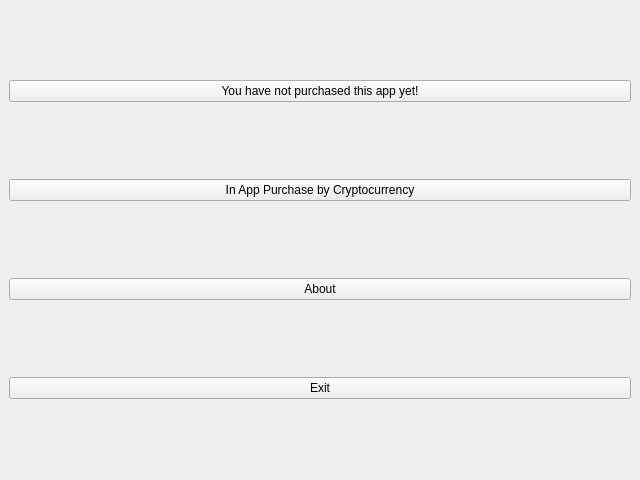
<?xml version="1.0" encoding="UTF-8"?>
<ui version="4.0">
 <class>MainWindow</class>
 <widget class="QMainWindow" name="MainWindow">
  <property name="geometry">
   <rect>
    <x>0</x>
    <y>0</y>
    <width>640</width>
    <height>480</height>
   </rect>
  </property>
  <property name="windowTitle">
   <string>MainWindow</string>
  </property>
  <property name="styleSheet">
   <string notr="true"/>
  </property>
  <widget class="QWidget" name="centralwidget">
   <layout class="QVBoxLayout" name="verticalLayout">
    <item>
     <widget class="QPushButton" name="situation_button">
      <property name="sizePolicy">
       <sizepolicy hsizetype="Minimum" vsizetype="Maximum">
        <horstretch>0</horstretch>
        <verstretch>0</verstretch>
       </sizepolicy>
      </property>
      <property name="text">
       <string>You have not purchased this app yet!</string>
      </property>
     </widget>
    </item>
    <item>
     <widget class="QPushButton" name="pay_button">
      <property name="sizePolicy">
       <sizepolicy hsizetype="Minimum" vsizetype="Maximum">
        <horstretch>0</horstretch>
        <verstretch>0</verstretch>
       </sizepolicy>
      </property>
      <property name="text">
       <string>In App Purchase by Cryptocurrency</string>
      </property>
     </widget>
    </item>
    <item>
     <widget class="QPushButton" name="about_button">
      <property name="sizePolicy">
       <sizepolicy hsizetype="Minimum" vsizetype="Maximum">
        <horstretch>0</horstretch>
        <verstretch>0</verstretch>
       </sizepolicy>
      </property>
      <property name="styleSheet">
       <string notr="true"/>
      </property>
      <property name="text">
       <string>About</string>
      </property>
     </widget>
    </item>
    <item>
     <widget class="QPushButton" name="exit_button">
      <property name="sizePolicy">
       <sizepolicy hsizetype="Minimum" vsizetype="Maximum">
        <horstretch>0</horstretch>
        <verstretch>0</verstretch>
       </sizepolicy>
      </property>
      <property name="text">
       <string>Exit</string>
      </property>
     </widget>
    </item>
   </layout>
  </widget>
  <action name="actionExit">
   <property name="text">
    <string>Payment</string>
   </property>
  </action>
  <action name="actionExit_2">
   <property name="text">
    <string>Exit</string>
   </property>
  </action>
  <action name="actionView_help">
   <property name="text">
    <string>View help</string>
   </property>
  </action>
  <action name="actionAbout">
   <property name="text">
    <string>About</string>
   </property>
  </action>
 </widget>
 <resources/>
 <connections/>
</ui>
